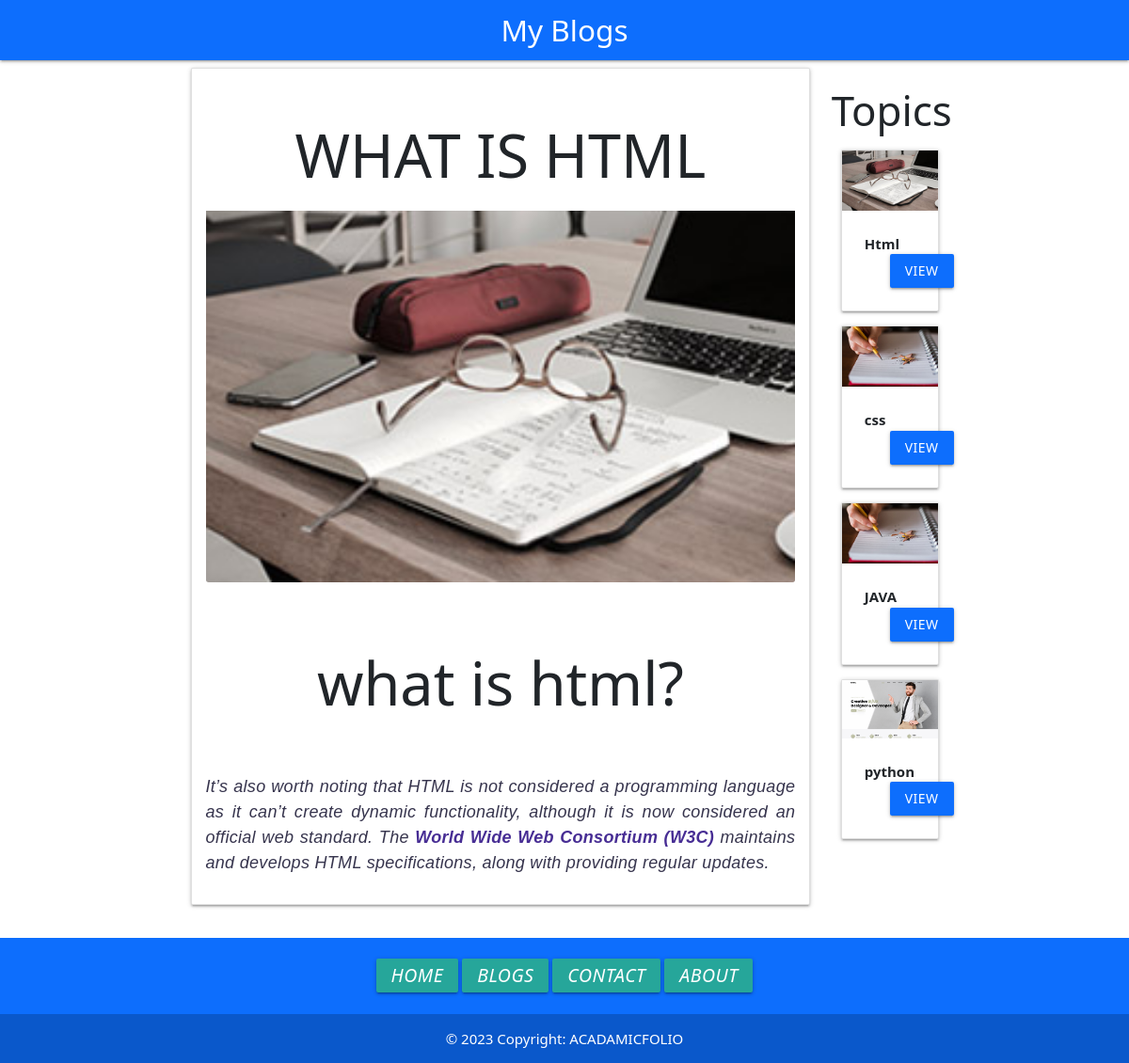
Page /blog/post1 on the committed database.
### website/models.py (models this page shows, shortened)
class Post(models.Model):
    post_id = models.AutoField(primary_key=True)
    title = models.CharField(max_length=100)
    image = models.ImageField(upload_to='post/')
    content = models.TextField()
    url = models.CharField(max_length=100)
    cate = models.ForeignKey(Category, on_delete=models.CASCADE)
    def __str__(self):
        return self.title

class Category(models.Model):
    category_id = models.AutoField(primary_key=True)
    title = models.CharField(max_length=100)
    discription = models.TextField()
    url = models.CharField(max_length=100)
    image = models.ImageField(upload_to='category/')
    add_date = models.DateTimeField(auto_now_add=True, null=True)

### website/views.py (the view)
# urls.py: path('blog/<slug:url>', post),
def post(request, url):
    post = Post.objects.get(url=url)
    cats = Category.objects.all()
    print(post)
    return render(request,'posts.html',{'post':post, 'cats': cats})

### templates/posts.html (shortened to what this page needs)
{%extends 'base.html' %}
{% block scripts %}
<link href="https://cdn.jsdelivr.net/npm/bootstrap@5.0.2/dist/css/bootstrap.min.css" rel="stylesheet">
{% endblock scripts %}
{%block body%}
<div class="container">
    <div class="row">
        <div class="col ">
            <div class="card text-center">
                <div class="card-body">
                    <h1 class="text-uppercase font-weight-bold">{{post.title}}</h1>
                  <img src="/media/{{post.image}}" class="card-img-bottom" alt="...">
                </div>
                <div class="card-body text-center">
                    <p class="font-weight-bold">{{post.content|safe}}</p>
                </div>
              </div>
        </div>
        <div class="col col-lg-2 m2">
            <h3>Topics</h3>
            {% for cat in cats %}
            <div class="card item" style="margin-left:10px;">
                <div class="img-container">
                    <img src="/media/{{cat.image}}" class="responsive-img" alt="">
                </div>
                <div class="card-content">
                    <b>
                        {{cat.title}}
                    </b>
                    <div class="container center-align mt20">
                        <a href="/category/{{cat.url}}" class="btn bg-primary">VIEW</a>
                    </div>
                </div>
            </div>
            {%endfor%}
        </div>
    </div>
</div>
{%endblock%}

### rows in the picture
Post: title "WHAT IS HTML", image (picture), content "what is html? It’s also worth noting that HTML is not considered a programming language as it can’t create dynamic functionality, although it is now considered an official web standard. The World Wide Web Consortium (W3C) maintains and develops HTML specifications, along with providing regular updates."
Category: image (picture), title "Html"
Category: image (picture), title "css"
Category: image (picture), title "JAVA"
Category: image (picture), title "python"
